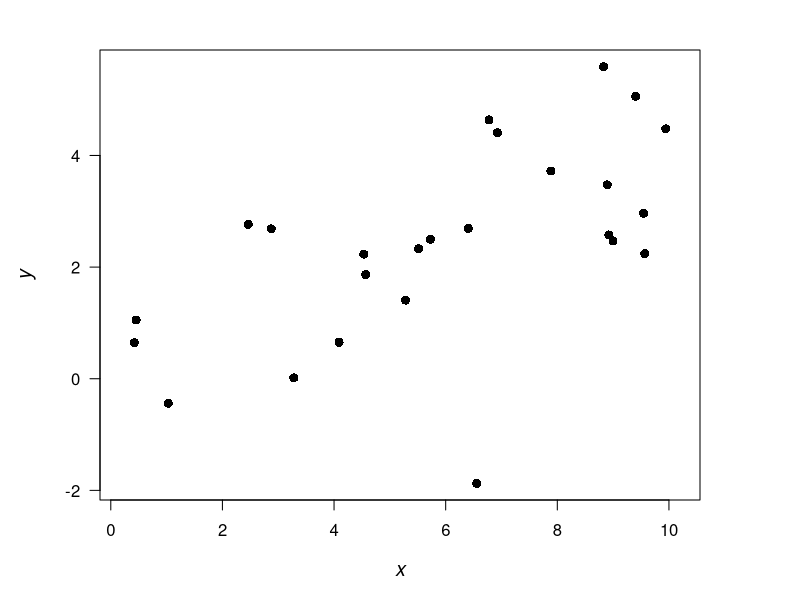
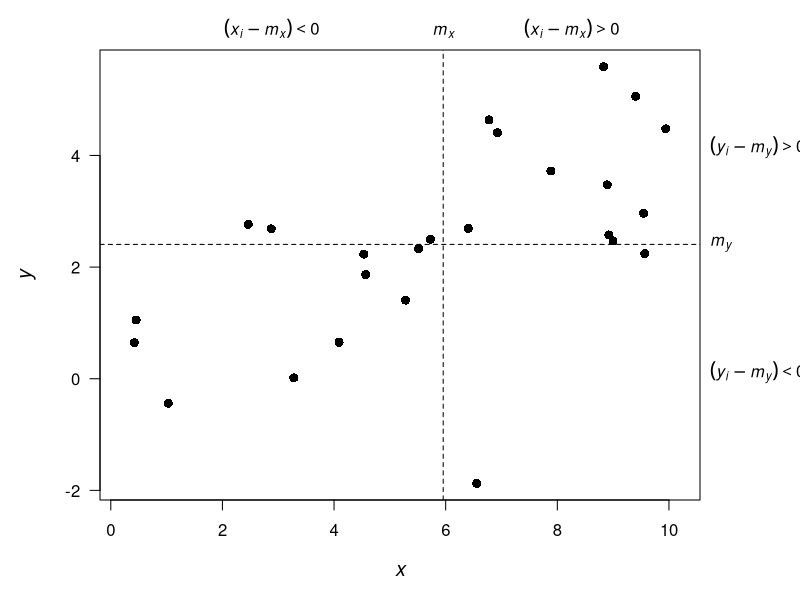
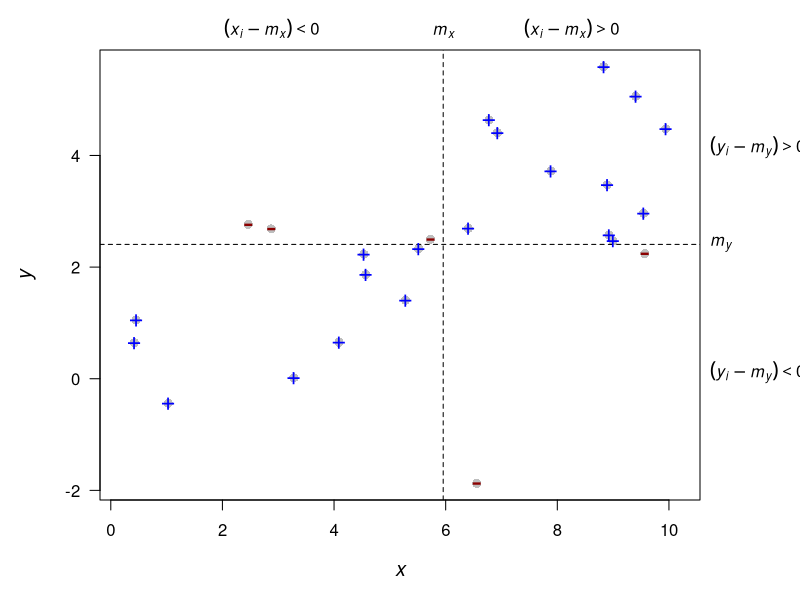

Generate these figures, in order, with R:
## ---- chunk 1
knitr::opts_chunk$set(echo = FALSE)
set.seed(123)
## ---- chunk 2
# create dummy x set
xx <- runif(25, 0, 10)
yy <- 1 + 0.3*xx + rnorm(25,0,1.5)

par(mai=c(1,1,0,0), omi=c(0,0,0.5,1))
plot(xx, yy, pch=16, asp=1, las = 1,
     cex=1.2, cex.lab=1.2, col="black",
     xlab=expression(italic(x)),
     ylab=expression(italic(y)),
     main="")

## ---- chunk 3
par(mai=c(1,1,0,0), omi=c(0,0,0.5,1))
plot(xx, yy, pch=16, asp=1, las = 1,
     cex=1.2, cex.lab=1.2, col="black",
     xlab=expression(italic(x)),
     ylab=expression(italic(y)),
     main="")

# add mean lines	
abline(h=mean(yy), lty="dashed")
abline(v=mean(xx), lty="dashed")
# add labels for means
mtext(side=3, line=0.4, at=mean(xx), expression(italic(m[x])))
mtext(side=4, line=0.5, at=mean(yy), expression(italic(m[y])), las=1)

# add quadrant labels
mtext(side=3, line=0.4, at=(mean(xx)+par()$usr[1])/2, expression((italic(x[i])-italic(m[x])) < 0))
mtext(side=3, line=0.4, at=(mean(xx)+par()$usr[2])/2, expression((italic(x[i])-italic(m[x])) > 0))
mtext(side=4, line=0.5, at=(mean(yy)+par()$usr[3])/2, expression((italic(y[i])-italic(m[y])) < 0), las=1)
mtext(side=4, line=0.5, at=(mean(yy)+par()$usr[4])/2, expression((italic(y[i])-italic(m[y])) > 0), las=1)
## ---- chunk 4
par(mai=c(1,1,0,0), omi=c(0,0,0.5,1))
plot(xx, yy, pch=16, asp=1, las = 1,
     cex=1.2, cex.lab=1.2, col="gray",
     xlab=expression(italic(x)),
     ylab=expression(italic(y)),
     main="")

# add mean lines	
abline(h=mean(yy), lty="dashed")
abline(v=mean(xx), lty="dashed")
# add labels for means
mtext(side=3, line=0.4, at=mean(xx), expression(italic(m[x])))
mtext(side=4, line=0.5, at=mean(yy), expression(italic(m[y])), las=1)

# add quadrant labels
mtext(side=3, line=0.4, at=(mean(xx)+par()$usr[1])/2, expression((italic(x[i])-italic(m[x])) < 0))
mtext(side=3, line=0.4, at=(mean(xx)+par()$usr[2])/2, expression((italic(x[i])-italic(m[x])) > 0))
mtext(side=4, line=0.5, at=(mean(yy)+par()$usr[3])/2, expression((italic(y[i])-italic(m[y])) < 0), las=1)
mtext(side=4, line=0.5, at=(mean(yy)+par()$usr[4])/2, expression((italic(y[i])-italic(m[y])) > 0), las=1)

# get indices for data pairs with neg cov
negC <- (xx<mean(xx) & yy>mean(yy)) | (xx>mean(xx) & yy<mean(yy))

# overlay pos & neg cov values
points(xx[negC], yy[negC], pch="-", cex=2, col="darkred")
points(xx[!negC], yy[!negC], pch="+", cex=1.5, col="blue")
